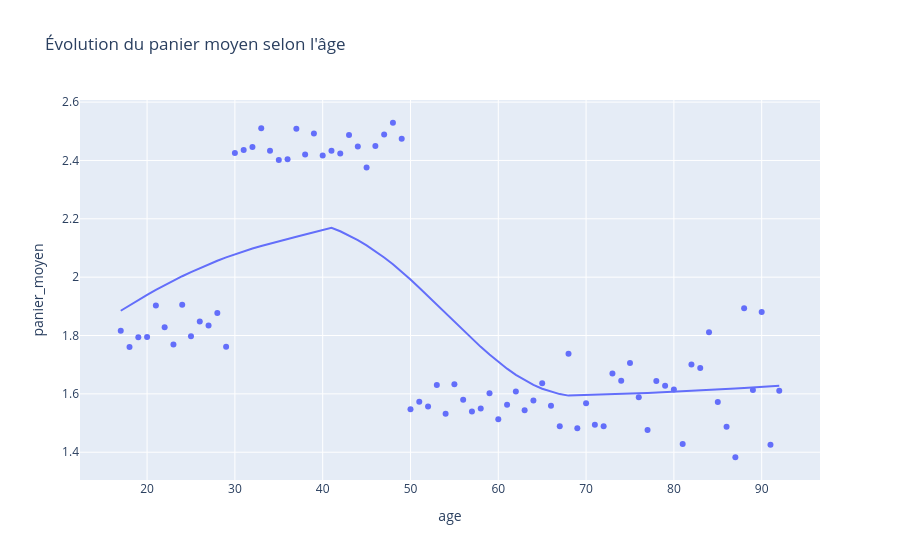

Notebook code cell kept with this figure:
### Markdown cell above
## <u> Le lien entre l'âge des clients et la taille du panier moyen </u>

### Code cell
# Quanti - quanti
rho, p_value = stats.spearmanr(df_client['age'], df_client['panier_moyen'])
print(f"--- Corrélation Âge vs taille du panier moyen ---")
print(f"Coefficient de Spearman: {rho:.3f}")
print(f"P-value: {p_value:.3e}")

# Graphique rapide pour visualiser
fig = px.scatter(
    df_client.groupby('age')['panier_moyen'].mean().reset_index(), 
        x='age', y='panier_moyen', trendline="lowess",
        title=f"Évolution du panier moyen selon l'âge")
fig.show()

### Figure 1 — Plotly figure (JSON) as saved in the notebook; plotly's stock layout.template omitted (floating-point values rounded to 4 significant figures)
{"data": [{"hovertemplate": "age=%{x}<br>panier_moyen=%{y}<extra></extra>", "legendgroup": "", "marker": {"color": "#636efa", "symbol": "circle"}, "mode": "markers", "name": "", "orientation": "v", "showlegend": false, "type": "scatter", "x": [17, 18, 19, 20, 21, 22, 23, 24, 25, 26, 27, 28, 29, 30, 31, 32, 33, 34, 35, 36, 37, 38, 39, 40, 41, 42, 43, 44, 45, 46, 47, 48, 49, 50, 51, 52, 53, 54, 55, 56, 57, 58, 59, 60, 61, 62, 63, 64, 65, 66, 67, 68, 69, 70, 71, 72, 73, 74, 75, 76, 77, 78, 79, 80, 81, 82, 83, 84, 85, 86, 87, 88, 89, 90, 91, 92], "xaxis": "x", "y": [1.817, 1.761, 1.794, 1.795, 1.903, 1.829, 1.769, 1.905, 1.798, 1.848, 1.834, 1.877, 1.761, 2.426, 2.436, 2.446, 2.51, 2.433, 2.402, 2.404, 2.509, 2.42, 2.492, 2.417, 2.433, 2.424, 2.488, 2.448, 2.376, 2.449, 2.489, 2.529, 2.474, 1.548, 1.573, 1.557, 1.63, 1.531, 1.633, 1.58, 1.54, 1.55, 1.602, 1.513, 1.562, 1.608, 1.544, 1.577, 1.636, 1.559, 1.489, 1.738, 1.483, 1.568, 1.494, 1.489, 1.67, 1.645, 1.706, 1.589, 1.476, 1.644, 1.627, 1.615, 1.428, 1.701, 1.689, 1.811, 1.572, 1.487, 1.383, 1.894, 1.614, 1.88, 1.426, 1.611], "yaxis": "y"}, {"hovertemplate": "<b>LOWESS trendline</b><br><br>age=%{x}<br>panier_moyen=%{y} <b>(trend)</b><extra></extra>", "legendgroup": "", "marker": {"color": "#636efa", "symbol": "circle"}, "mode": "lines", "name": "", "showlegend": false, "type": "scatter", "x": [17, 18, 19, 20, 21, 22, 23, 24, 25, 26, 27, 28, 29, 30, 31, 32, 33, 34, 35, 36, 37, 38, 39, 40, 41, 42, 43, 44, 45, 46, 47, 48, 49, 50, 51, 52, 53, 54, 55, 56, 57, 58, 59, 60, 61, 62, 63, 64, 65, 66, 67, 68, 69, 70, 71, 72, 73, 74, 75, 76, 77, 78, 79, 80, 81, 82, 83, 84, 85, 86, 87, 88, 89, 90, 91, 92], "xaxis": "x", "y": [1.885, 1.903, 1.922, 1.939, 1.956, 1.972, 1.988, 2.003, 2.018, 2.031, 2.044, 2.056, 2.068, 2.079, 2.089, 2.098, 2.107, 2.115, 2.123, 2.131, 2.139, 2.146, 2.154, 2.162, 2.169, 2.157, 2.143, 2.127, 2.109, 2.089, 2.068, 2.044, 2.019, 1.992, 1.964, 1.935, 1.905, 1.876, 1.846, 1.817, 1.789, 1.761, 1.735, 1.71, 1.686, 1.665, 1.647, 1.631, 1.617, 1.607, 1.599, 1.594, 1.595, 1.596, 1.596, 1.597, 1.598, 1.599, 1.601, 1.602, 1.603, 1.604, 1.606, 1.607, 1.609, 1.61, 1.612, 1.613, 1.615, 1.617, 1.619, 1.62, 1.622, 1.624, 1.626, 1.628], "yaxis": "y"}], "layout": {"legend": {"tracegroupgap": 0}, "title": {"text": "Évolution du panier moyen selon l'âge"}, "xaxis": {"anchor": "y", "domain": [0, 1], "title": {"text": "age"}}, "yaxis": {"anchor": "x", "domain": [0, 1], "title": {"text": "panier_moyen"}}}}
